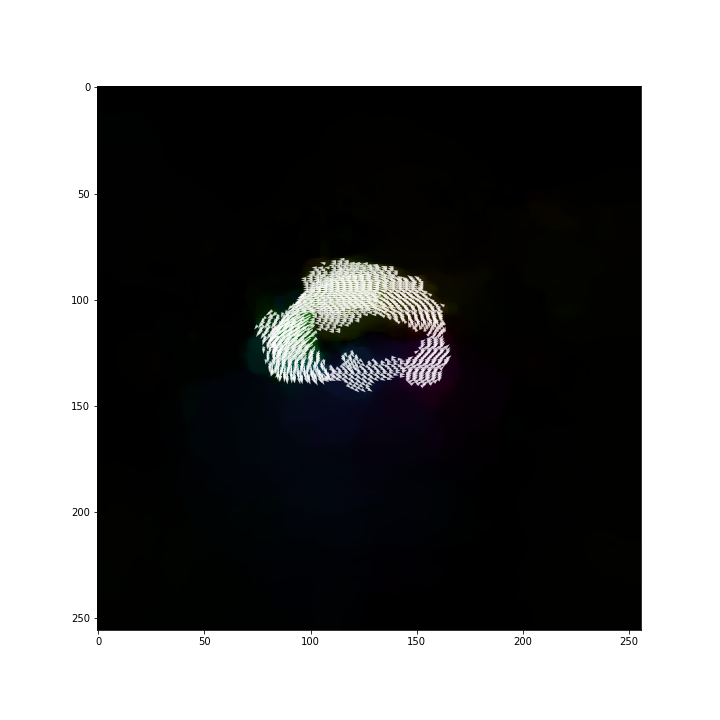
#> input picture prueba1.png, 720 x 720 px, given in place of 000012.ppm, which was not available
$ jupyter execute --allow-errors 2.Proyecto_heart_ventricles.ipynb   (text cells are left out)
#> lines starting #> are read from the running program, lines starting #| are printed output that depends on the picture; pictures that were not available may be replaced by others from this repository, and a replacement may not be noted
#> in desc, a is the input picture: shape (720, 720, 4) float32; mean R, G, B, A 0.45, 0.452, 0.452, 1
#> in desc, `img = cv2.cvtColor(a, cv2.COLOR_BGR2YCrCb)`: img: shape (720, 720, 3) float32; mean of channels 0, 1, 2 0.45, 0.5, 0.499
[cell 1]
import os
import cv2
import math
import numpy as np
from PIL import Image
import matplotlib.pyplot as plt
from sklearn import preprocessing

[cell 2]
def scale_ycrcb(img_ycrcb):
    """
    Retorna una imagen escalada en (-128,128)
    """
    tem = np.zeros(img_ycrcb.shape, dtype=int)
    tem[:,:,0] = img_ycrcb[:,:,0]
#> tem: shape (720, 720, 3) int64; mean of channels 0, 1, 2 0.425, 0, 0
    tem[:,:,1] = img_ycrcb[:,:,1] + (-128)
#> tem: shape (720, 720, 3) int64; mean of channels 0, 1, 2 0.425, -127, 0
    tem[:,:,2] = img_ycrcb[:,:,2] + (-128)
#> tem: shape (720, 720, 3) int64; mean of channels 0, 1, 2 0.425, -127, -127
    return tem

[cell 3]
def arrowsimg(array_dydx, defacing = 0):
    """
    image_dydx: dydx Channels of an image (2D)
    defacing: If the reference map is defacing with respect to the YCrCb map
    return: magnitudes and angles of the arrows
    """
#> called with array_dydx = array of shape (720, 720, 2), defacing = 90
    #___________________________________________________________________________
    assert(array_dydx.ndim == 3), "The array is not 3D array"
    assert(array_dydx.shape[2] == 2), "Dimension is not valid (Channels)"
    #___________________________________________________________________________
    array_dydx = np.array(array_dydx)
    magnitudes, angles = cv2.cartToPolar(array_dydx[:,:,1].astype(float),
                                         array_dydx[:,:,0].astype(float),
                                         angleInDegrees=True)
#> magnitudes: shape (720, 720) float64; every value is 179.6
#> angles: shape (720, 720) float64; every value is 225
    if defacing != 0:
        for row in range(angles.shape[0]):
            for col in range(angles.shape[1]):
                angle = angles[row,col]
                if (0.0 <= angle < 90.0 ): # first quadrant
                    angles[row,col] = angle + (360 - defacing)
                elif (90.0 <= angle < 180.0 ): # second quadrant
                    if defacing == 90:
                        angles[row,col] = angle - defacing
                    else:
                        angles[row,col] = angle + (360 - defacing)
                elif (180.0 <= angle < 270.0 ): # third quadrant
                    if defacing == 270:
                        angles[row,col] = angle + (360 - defacing)
                    else:
                        angles[row,col] = angle - defacing
                elif (270.0 <= angle <= 360.0 ): # fourth quadrant
                    angles[row,col] = angle - defacing
#> angles: shape (720, 720) float64; every value is 135

    return magnitudes, angles

[cell 4]
# [13 lines left out: function tao_, not called in this run]

[cell 5]
# [19 lines left out: function painting, not called in this run]
    #plt.subplot(223), plt.hist(magnitud, bins=100, width=0.4)

[cell 6]
def painting_bisn(his_n, bins_n, magnitud, angulo):
    """
    #Flechas
    plt.figure(figsize=(20,20))
    #plt.subplot(221),
    plt.imshow(a)
    dx_n, dy_n = cv2.polarToCart(np.array(magnitud), np.array(angulo), angleInDegrees=True)
    plt.quiver(x_n[::3], y_n[::3], dx_n[::3,::3], dy_n[::3,::3],
                   color = 'white', alpha = .8,
                   scale_units = 'xy',
                   angles = 'xy')
    plt.axis("off")
    plt.savefig('/home/alejandra/HEART/Sunny_tesis/ARROWS/arrow'+ str(i) +'.png')

    """
    #Histogramas
    plt.figure(figsize=(10,4))
    #plt.subplot(122),
    plt.bar(bins_n[:-1], his_n, 30, align='center', color='purple', edgecolor='black')
    #plt.subplot(223), plt.hist(magnitud, bins=100, width=0.4)

[cell 7]
#Dirección del path para encontrar la carpeta TRAIN, se puede usar en el TEST también y en DESCRIPTOR
training = 'final_approach'

[cell 8]
# [75 lines left out: function hist_mag, not called in this run]
    #np.savetxt(descriptor, c_final)
    #descriptor.close()

#> (a cell that did not finish here is left out)

#> (a cell that did not finish here is left out)

[cell 11]
def desc(imagen, i):
    his_ni = []

    a = plt.imread(imagen)
    img = cv2.cvtColor(a, cv2.COLOR_BGR2YCrCb)

    #Retorna la imágen con los canales Cr y Cb
    imgsc = scale_ycrcb(img)[:,:,1:] #Sólo los dos últimos canales
    magI, angI = arrowsimg(imgsc, 90)

    #temp = np.ones(mag.shape)
    p_m = np.mean(magI)
#> p_m = 179.6
    d_m = np.std(magI)
#> d_m = 0

    t = p_m+d_m*1.5
#> t = 179.6
    #x_n, y_n, magnitud, angulo = tao_(mag, ang, t)
    his_sn, bins_n = np.histogram(angI, bins=12, range=[0,360], weights=magI)
#> his_sn = [0, 0, 0, 0, 93107293.1, 0, 0, 0, 0, 0, 0, 0]; bins_n = [0, 30, 60, 90, 120, 150, 180, 210, 240, 270, 300, 330, 360]


    painting_bisn(his_sn, bins_n, magI, angI)
    plt.title("Sin normalizar")


    his_l1 = preprocessing.normalize(his_sn.reshape(1, -1), norm='l1')
    his_l1 = his_l1[0]
#> his_l1 = [0, 0, 0, 0, 1, 0, 0, 0, 0, 0, 0, 0]
    painting_bisn(his_l1, bins_n, magI, angI)
    plt.title("Normalización L1")
    print(his_l1)
#| [0. 0. 0. 0. 1. 0. 0. 0. 0. 0. 0. 0.]

    l1s_his = his_sn/np.sqrt(np.sum(his_sn))
#> l1s_his = [0, 0, 0, 0, 9649.2, 0, 0, 0, 0, 0, 0, 0]
    painting_bisn(l1s_his, bins_n, magI, angI)
    plt.title("Normalización L1_SQRT")

[cell 12]
desc('/home/alejandra/HEART/Sunny_tesis/HEART/OFLRV_PPM/SC-HF-I-01/7D/000012.ppm', 12)
#desc('/home/alejandra/HEART/Sunny_tesis/HEART/OFLRV_PPM/SC-HF-I-01/7I/000012.ppm', 12)
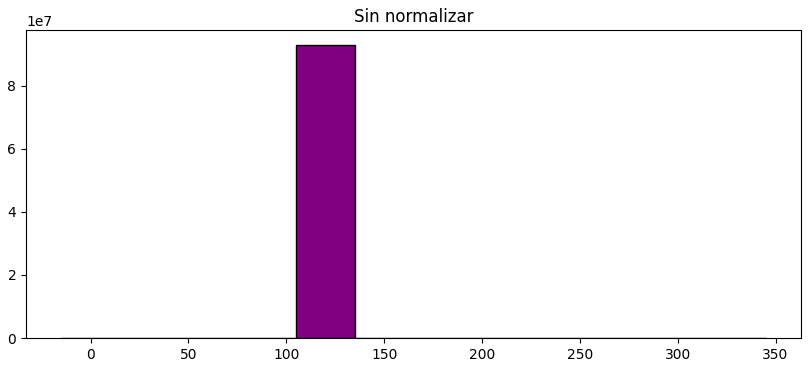
#> figure drawn by matplotlib, 1 panel; tallest bar 93107293.1 high, from x = 105 to 135
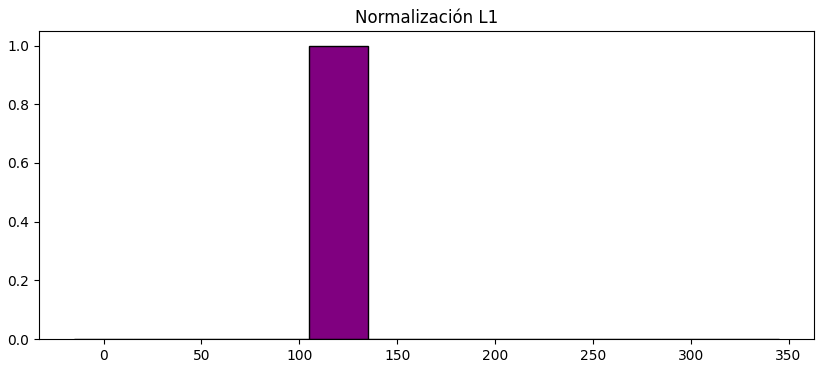
#> figure drawn by matplotlib, 1 panel; tallest bar 1 high, from x = 105 to 135
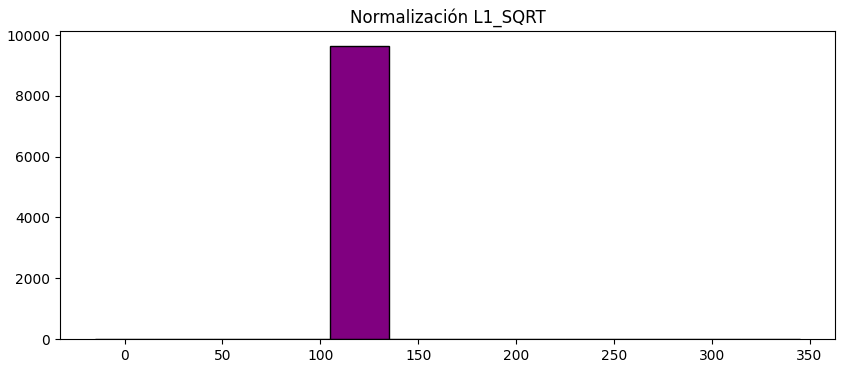
#> figure drawn by matplotlib, 1 panel; tallest bar 9649.2 high, from x = 105 to 135
